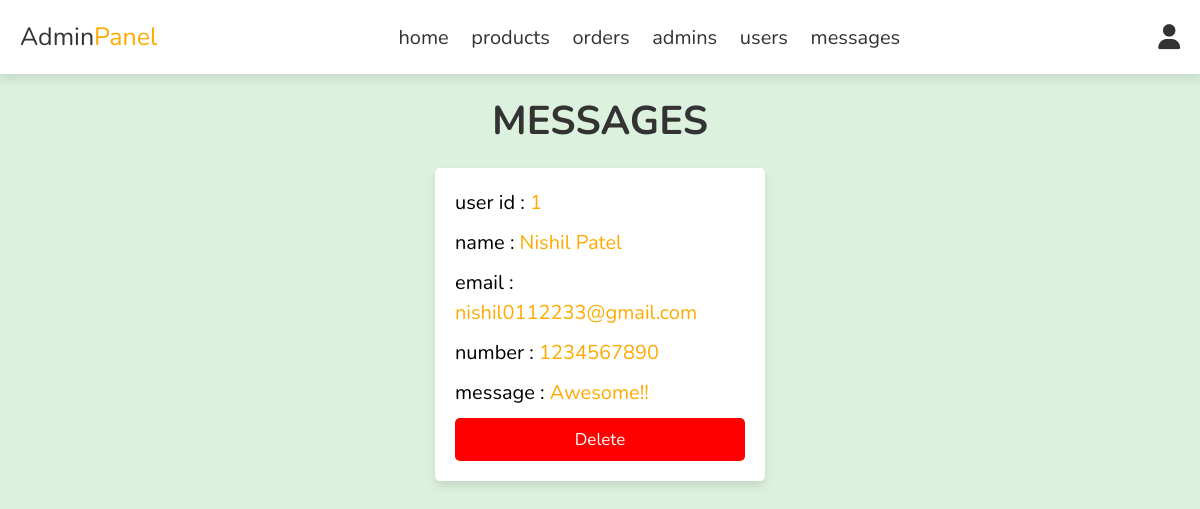
The page /admin/messages.php (signed in) on the database its author committed.
### tables this page shows
CREATE TABLE `messages` (
  `id` int(100) NOT NULL,
  `user_id` int(100) NOT NULL,
  `name` varchar(100) NOT NULL,
  `email` varchar(100) NOT NULL,
  `number` varchar(12) NOT NULL,
  `message` varchar(500) NOT NULL
);

### admin/messages.php (the view, shortened to what this page needs)
<?php
include '../components/connect.php';
?>
<!DOCTYPE html>
<html lang="en">
<head>
   <link rel="stylesheet" href="https://cdnjs.cloudflare.com/ajax/libs/font-awesome/6.1.1/css/all.min.css">
   <link rel="stylesheet" href="style.css">
</head>
<body>
<?php include '../components/admin_header.php'; ?>
<section class="contacts">
<h1 class="heading">messages</h1>
<div class="box-container">
   <?php
      $select_messages = $conn->prepare("SELECT * FROM `messages`");
      $select_messages->execute();
      if($select_messages->rowCount() > 0){
         while($fetch_message = $select_messages->fetch(PDO::FETCH_ASSOC)){
   ?>
   <div class="box">
   <p> user id : <span><?= $fetch_message['user_id']; ?></span></p>
   <p> name : <span><?= $fetch_message['name']; ?></span></p>
   <p> email : <span><?= $fetch_message['email']; ?></span></p>
   <p> number : <span><?= $fetch_message['number']; ?></span></p>
   <p> message : <span><?= $fetch_message['message']; ?></span></p>
   <a href="messages.php??delete=<?= $fetch_message['id']; ?>" onclick="return confirm('delete this message?');" class="delete-btn">delete</a>
   </div>
   <?php
         }
      }else{
         echo '<p class="empty">you have no messages</p>';
      }
   ?>
</div>
</section>
</body>
</html>

### admin/style.css (style rules this page uses)
:root { --main-color:#ffaa00; --orange:#37ff00; --red:#ff0000; --black:#333; --white:#ffff; --light-color:#000; --light-bg:#dcf1de; --box-shadow:0 .5rem 1rem rgba(0,0,0,.1); }
* { font-family: 'Nunito', sans-serif; margin:0; padding:0; box-sizing: border-box; outline: none; border:none; text-decoration: none; }
html { font-size: 62.5%; overflow-x: hidden; }
body { background-color: var(--light-bg); }
section { padding:2rem; max-width: 1200px; margin:0 auto; }
.heading { font-size: 4rem; color:var(--black); margin-bottom: 2rem; text-align: center; text-transform: uppercase; }
.btn, .delete-btn, .option-btn { display: block; width: 100%; margin-top: 1rem; border-radius: .5rem; padding:1rem 3rem; font-size: 1.7rem; text-transform: capitalize; color:var(--white); cursor: pointer; text-align: center; }
.delete-btn { background-color: var(--red); }
.contacts .box-container { display: grid; grid-template-columns: repeat(auto-fit, 33rem); gap:1.5rem; align-items: flex-start; justify-content: center; }
.contacts .box-container .box { padding:2rem; padding-top: 1rem; border-radius: .5rem; border:var(--border); background-color: var(--white); box-shadow: var(--box-shadow); }
.contacts .box-container .box p { line-height: 1.5; font-size: 2rem; color:var(--light-color); margin:1rem 0; }
.contacts .box-container .box p span { color:var(--main-color); }

### rows shown on the page
messages: user "1", name "Nishil Patel", email "nishil0112233@gmail.com", number "1234567890", message "Awesome!!"
